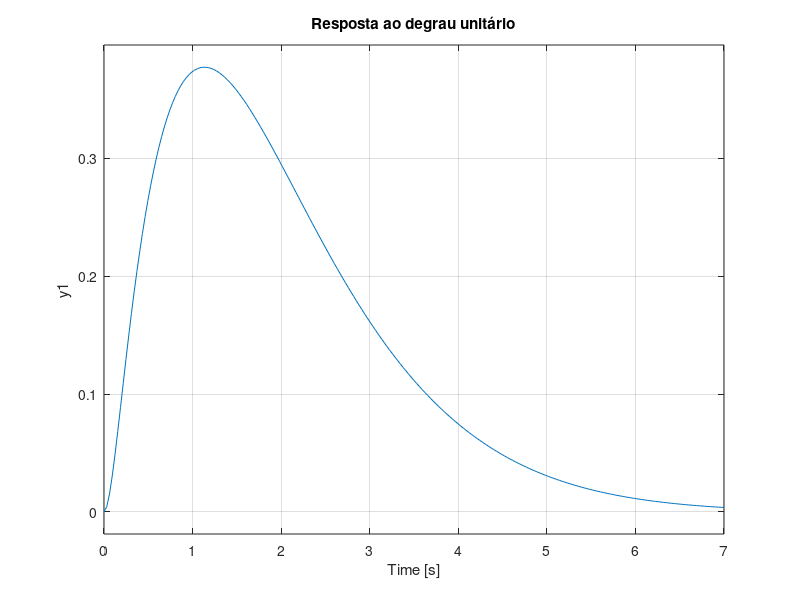

Here is the MATLAB script that generated this plot:
% Definição das funções de transferência
Gc = tf(1, [1 2 0]);  % Gc(s) = K/(s(s+2))
F = tf(10, [1 10]);    % F(s) = 10/(s+10)

% Função de transferência do sistema em malha fechada
T = feedback(Gc*F, 1);

% Definição da entrada rampa unitária
R = tf([1 0], 1);

% Simulação da resposta ao degrau unitário
figure;
step(T*R);  % Resposta ao degrau unitário
title('Resposta ao degrau unitário');

% Verificação da estabilidade variando K
K_values = linspace(0, 100, 1000);
stability = zeros(size(K_values));
for i = 1:length(K_values)
    Gc_temp = tf([K_values(i)], [1 2 0]);  % Gc(s) = K/(s(s+2))
    T_temp = feedback(Gc_temp*F, 1);
    poles = pole(T_temp);
    stability(i) = all(real(poles) < 0);  % Verifica se todas as partes reais dos polos são negativas
end

% Encontrando o valor de K para estabilidade
stable_K = K_values(find(stability, 1, 'last'));

disp(['O valor de K para estabilidade é: ' num2str(stable_K)]);